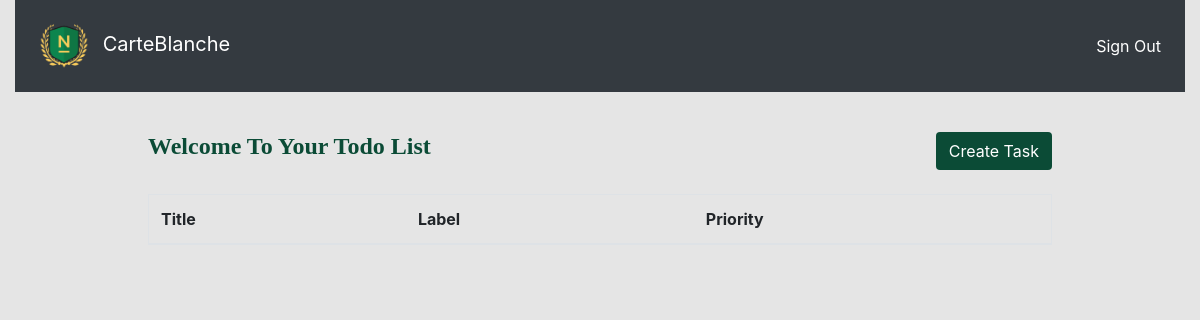
The page /index (signed in) on the database as committed earlier.
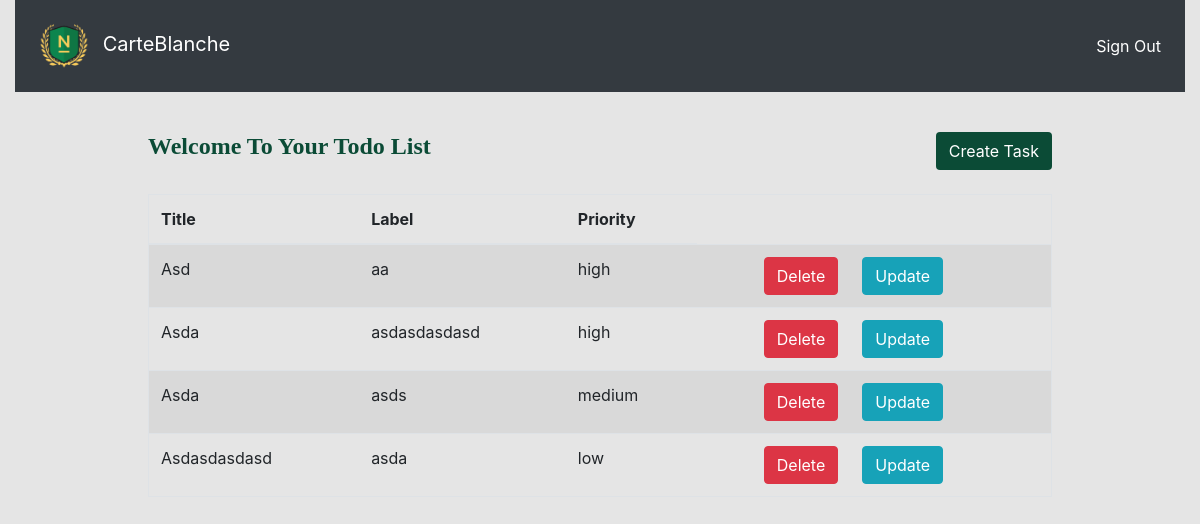
The same page on the database as committed later.
### app.py (models this page shows)
class Task(db.Model):
    id = db.Column(db.Integer, primary_key=True)
    title = db.Column(db.String(200), nullable = False)
    priority = db.Column(db.String(20), nullable = False)
    label = db.Column(db.String(30), nullable = True)
    todo_id = db.Column(db.Integer, db.ForeignKey('todo.id'), nullable=False)
    todo = db.relationship('Todo',
        backref=db.backref('task', lazy=True))

### app.py (the view)
@app.route("/index")
def index():
    if 'username' not in session:
        flash("Login First!!")
        return redirect(url_for('login'))
    else:
        results = None
        try:
            username = session["username"].lower()
            user = User.query.filter_by(username=username).first()
            todo = Todo.query.filter_by(user_id=user.id).first()
            order = {'low' : 3, 'medium' : 2, "high" : 1}
            sort_logic = case(value=Task.priority, whens=order).label("priority")
            results = Task.query.filter_by(todo_id=todo.id).order_by(sort_logic).all()
            print(results)
            return render_template("index.html", results = results, todo_id = todo.id )
        except:
            flash("Error Occured in Query!")
            print("Error Occured")
    return render_template("index.html", results = results, todo_id = todo.id )

### templates/index.html (shortened to what this page needs)
{% extends 'base.html' %}
{% block body %}
<div class="container-fluid">
    <nav class="navbar navbar-expand-sm bg-dark navbar-dark p-3">
        <a class="navbar-brand" href="#">
            <img src="{{ url_for('static', filename='images/logo.png') }}"
                width="50px" height="50px" class="mx-2">
                CarteBlanche
        </a>
        <ul class="navbar-nav ml-auto">
        <li class="nav-item active">
            <a class="nav-link" href="{{ url_for('logout') }}">Sign Out</a>
        </li>
        </ul>
    </nav>
    <div class="m-auto mt-4 p-3" style="max-width: 80%;">
        <div class="row mt-4 mb-4">
            <div class="col-8 font-weight-bold">
                <h4 class="main_color" style="font-weight: 600; font-family:Verdana">Welcome To Your Todo List</h4>
            </div>
            <div class="col-4 text-right">
                <a class="btn main_back text-white" href="{{ url_for('create_task', todo_id = todo_id) }}">Create Task</a>
            </div>
        </div>
        <div class="row mt-4">
            <div class="col">
                <table class="table table-striped border">
                    <thead>
                        <th>Title</th>
                        <th>Label</th>
                        <th>Priority</th>
                    </thead>
                    <tbody>
                    {% if results %}
                        {% for x in results %}
                            <tr class="my-3">
                                <td>{{ x["title"] }}</td>
                                <td >{{ x["label"] }}</td>
                                <td>{{ x["priority"] }}</td>
                                <td class="text-right"><a href='{{url_for("delete_task", task_id=x["id"])}}' class="btn btn-danger">Delete</a></td>
                                <td><a href='{{ url_for("update_task", task_id= x["id"]) }}' class="btn btn-info">Update</a></td>
                                <td></td>
                            </tr>
                        {% endfor %}
                    {% endif %}
                    </tbody>
                </table>
            </div>
        </div>
    </div>
</div>
{% endblock %}

Rows that differ between the two databases and show on the page:
added Task: title "Asd", label "aa", priority "high"
added Task: title "Asda", label "asdasdasdasd", priority "high"
added Task: title "Asda", label "asds", priority "medium"
added Task: title "Asdasdasdasd", label "asda", priority "low"
